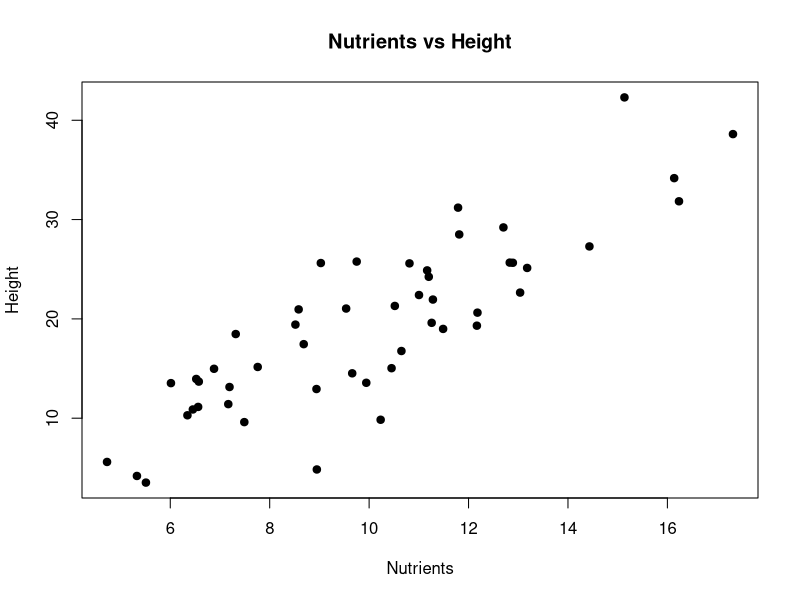
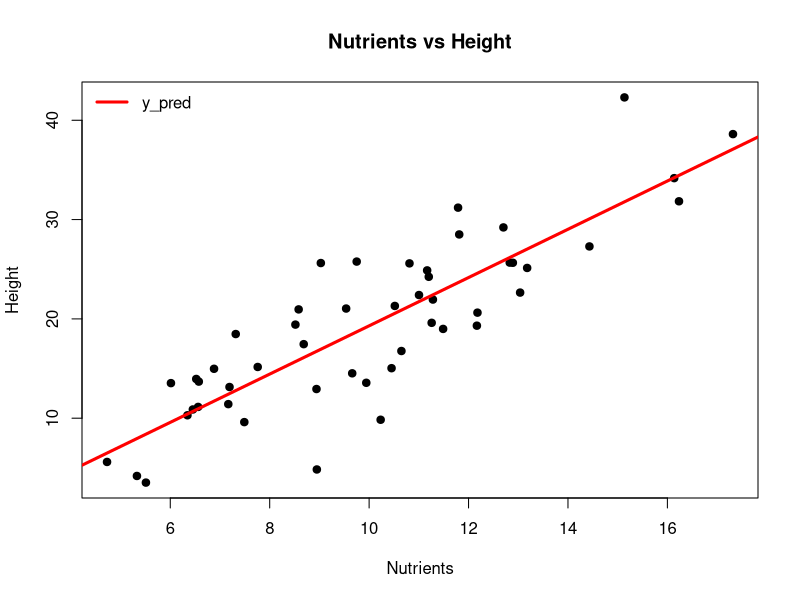
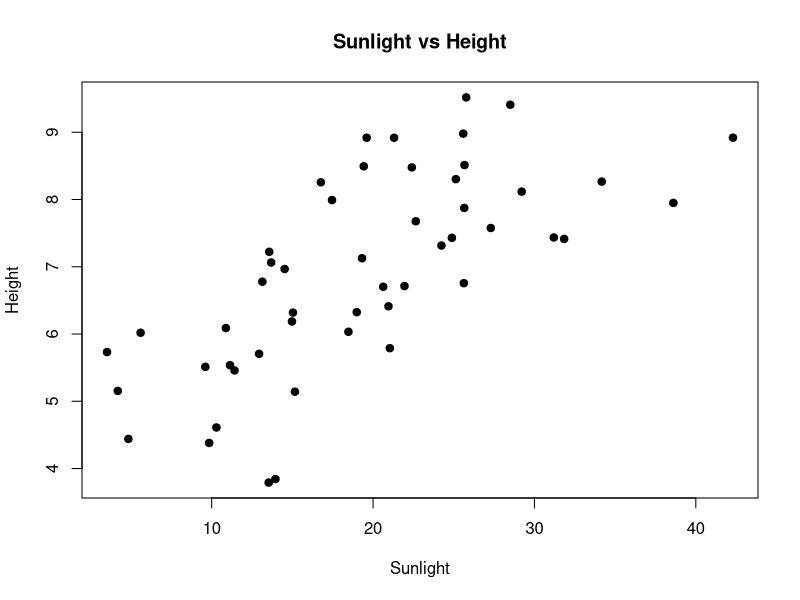
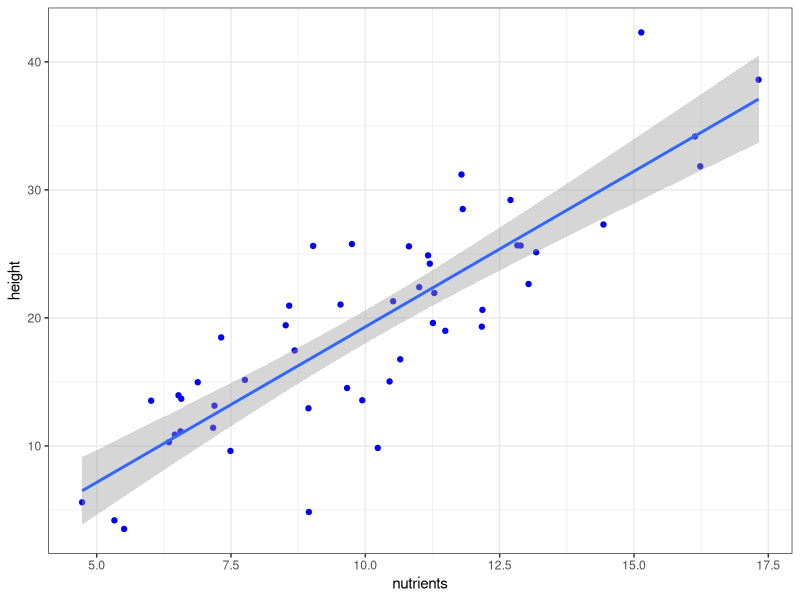

The R source for these figures, in order:
## ---- chunk 1
knitr::opts_chunk$set(echo = TRUE)
library(dplyr)
library(tidyr)
library(ggplot2)
## ---- chunk 2
nutrients <- rnorm(50, mean = 10, sd = 3)
height <- 2 * nutrients + rnorm(50, mean = 0, sd = 5)

data_plant_nutrient <- data.frame(nutrients, height)
## ---- chunk 3
plot(nutrients, height, main = "Nutrients vs Height",
     xlab = "Nutrients", ylab = "Height",
     pch=19)
## ---- chunk 4
model <- lm(height ~ nutrients, data = data_plant_nutrient)
model
## ---- chunk 5
plot(nutrients, height, main = "Nutrients vs Height",
     xlab = "Nutrients", ylab = "Height",
     pch=19)
abline(model, col = "red", lwd=3)
legend("topleft",
       legend = c("y_pred"),
       col = c('red'),
       bty = 'n', lwd=3)
## ---- chunk 6
summary_model <- summary(model)
summary_model
## ---- chunk 7
# model$coefficients
coefficients(model)
## ---- chunk 8
# summary_model$coefficients[,3:4]
summary_model$coefficients
## ---- chunk 9
summary_model$sigma
## ---- chunk 10
summary_model$r.squared
## ---- chunk 11
summary_model$adj.r.squared
## ---- chunk 12
# pf(summary_model$fstatistic[1], summary_model$fstatistic[2], 
   # summary_model$fstatistic[3], lower.tail = FALSE)

summary_model$fstatistic
## ---- chunk 13
anova(model)
## ---- chunk 14
sunlight_hrs <- rep(5:9, each=10) + rnorm(50, 0, 1)
data_plant_nutrient <- data_plant_nutrient %>% arrange(height) %>%  cbind(sunlight_hrs)
data_plant_nutrient %>% str()
## ---- chunk 15
plot(data_plant_nutrient$height, data_plant_nutrient$sunlight_hrs, 
     main = "Sunlight vs Height",
     xlab = "Sunlight", ylab = "Height",
     pch=19)
## ---- chunk 16
model_mullti <- lm(height ~ sunlight_hrs + nutrients, data = data_plant_nutrient)
summary(model_mullti)
## ---- chunk 17
# model_mullti <- lm(height ~ nutrients + sunlight_hrs + nutrients:sunlight_hrs, data = data_plant_nutrient)
model_mullti_interact <- lm(height ~ nutrients * sunlight_hrs, data = data_plant_nutrient)
summary(model_mullti_interact)
## ---- chunk 18
anova(model, model_mullti_interact)
## ---- chunk 19
data_plant_nutrient %>% 
  ggplot(aes(x=nutrients, y=height)) +
  geom_point(col='blue', show.legend = T) +
  geom_smooth(formula = y ~ x, method = 'lm', show.legend = T) + ## <---- creates model and plots the line
  theme_bw()
